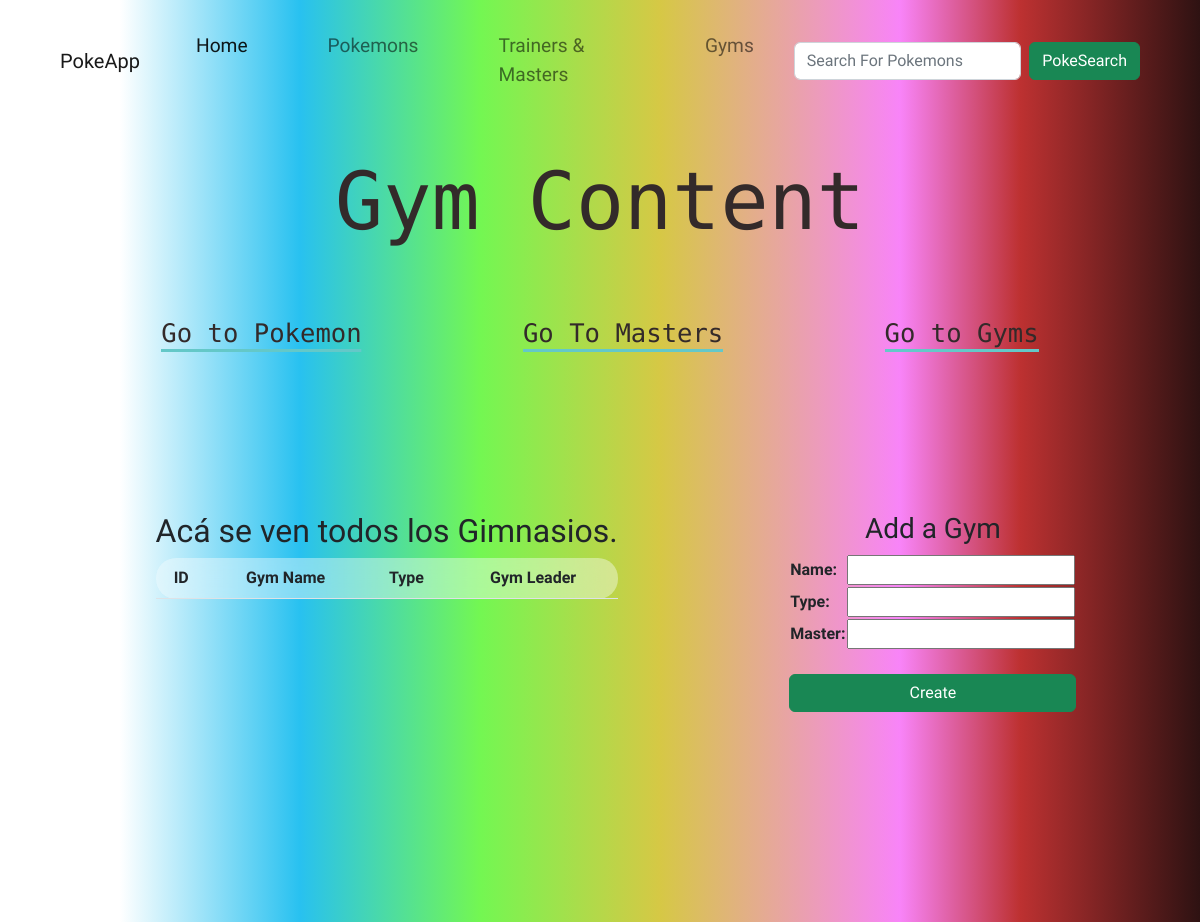
The app's page /PokeApp/gym/, older data.
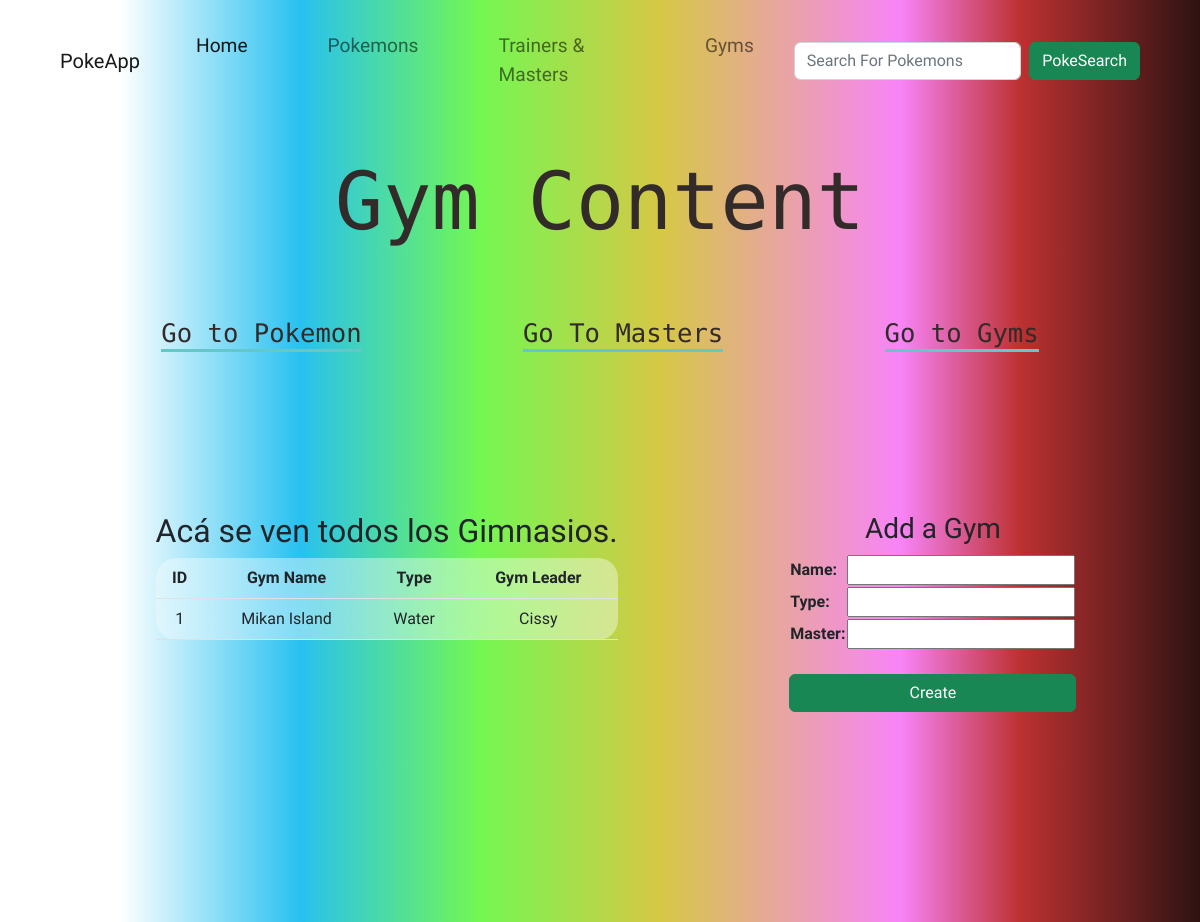
The same page, newer data.
### myApp/models.py (models this page shows, shortened)
class Gym(models.Model):
    name = models.CharField(max_length=20)
    type = models.CharField(max_length=20)
    master = models.CharField(max_length=20)

### myApp/views.py (the view)
# urls.py: path('gym/', views.views_gym, name='Gym'),
def views_gym(request):
    all_gyms = Gym.objects.all()
    if request.method == 'POST':
        gymform = GymForm(request.POST)
        if gymform.is_valid():
            info = gymform.cleaned_data
            gym = Gym(name=info['name'], type=info['type'], master=info['master'])
            gym.save()
            return render(request, 'myApp/gym.html', {'all_gyms': all_gyms, 'gymform': gymform })
    else:
        gymform = GymForm()
    return render(request, 'myApp/gym.html', {'all_gyms': all_gyms, 'gymform': gymform })

### myApp/forms.py
class GymForm(forms.Form):
    name = forms.CharField()
    type = forms.CharField()
    master = forms.CharField()

### myApp/templates/myApp/gym.html (shortened to what this page needs)
{% extends 'myApp/padre.html' %}
{% load static %}
{% block title %}
<h1 class="text-center header-title">Gym Content</h1>
{% endblock %}
{% block contenidoQueCambia %}
<div class="form__container d-flex justify-content-evenly">
    <ul class="d-flex flex-column align-items-center m-5">
        <h2 class="text-center">Acá se ven todos los Gimnasios.</h2>
        <table class="table table-blur">
            <thead>
                <tr>
                    <th class="text-center">ID</th>
                    <th class="text-center">Gym Name</th>
                    <th class="text-center">Type</th>
                    <th class="text-center">Gym Leader</th>
                </tr>
            </thead>
            <tbody>
                {% for gym in all_gyms %}
                    <tr>
                        <td class="mx-5 text-center">{{ gym.id }}</td>
                        <td class="mx-5 text-center">{{ gym.name }}</td>
                        <td class="mx-5 text-center">{{ gym.type }}</td>
                        <td class="mx-5 text-center">{{ gym.master }}</td>
                    </tr>
                {% endfor %}
            </tbody>
        </table>
    </ul>
    <section class="addItem--form m-5">
        <h3>Add a Gym</h3>
        <form action="" method="POST">{% csrf_token %}
            <table>
                {{ gymform.as_table }}
            </table>
            <div class="d-grid gap-2 col-12 mx-auto mt-4">
                <button class="btn btn-block btn-success" type="submit">Create</button>
            </div>
        </form>
    </section>
</div>
{% endblock %}

Row changes from the older to the newer data that the page shows:
added Gym: id "1", name "Mikan Island", type "Water", master "Cissy"
